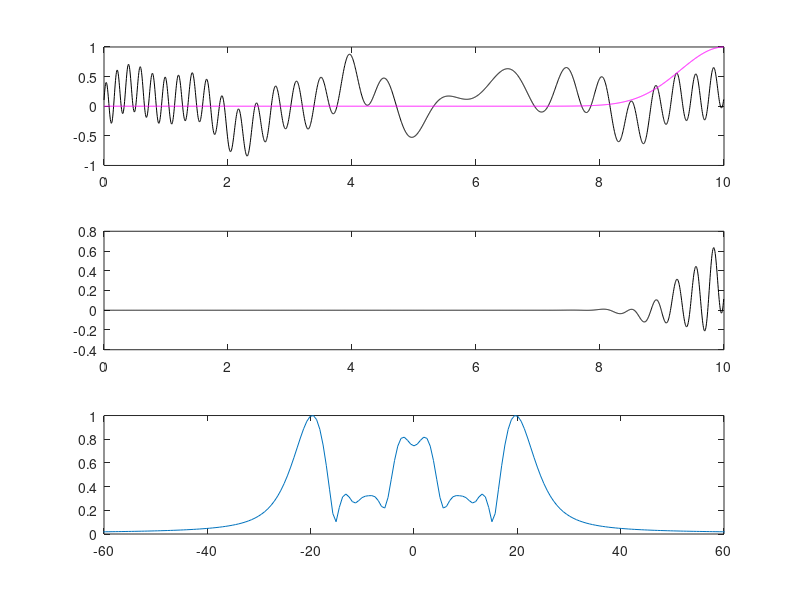

This figure's MATLAB source:
clear all; close all; clc;

%signal to analyze
%domain size
L=10; 
%number fourier modes 
n=2048;
%define linear space domain
%slice it into time slices, from 0 to L in n+1 points periodic boundary
t2=linspace(0,L,n+1); t=t2(1:n);
%k values normalize it in shifted space
k=(2*pi/L)*[0:n/2-1 -n/2:-1];
%unshifted domain
ks=ifftshift(k);

%signal up
S=(3*sin(2*t)+0.5*tanh(0.5*(t-3))+0.28*exp(-(t-4).^2) ...
    +1.5*sin(5*t)+4*cos(3*(t-6).^2))/10+(t/20).^3;
%fourier transform
St=fft(S);

%create filter width
width=1;
slide=0:0.1:10;

for j=1:length(slide)
   %simple gaussian filter centered at 4
   f=exp(-width*(t-slide(j)).^2); 
   
   %signal time filter
   Sf=f.*S;
   %what is energy content I just filtered in my little window
   Sft=fft(Sf);
   
   
   %plot signal and filter
   subplot(3,1,1), plot(t,S,'k',t,f,'m');
   %plot filtered signal
   subplot(3,1,2), plot(t,Sf,'k');
   %plot fourier transform of that ks vs. 
   subplot(3,1,3), plot(ks,abs(fftshift(Sft))/max(abs(fftshift(Sft))))
   axis([-60 60 0 1])
   drawnow
   pause(0.1)
end
